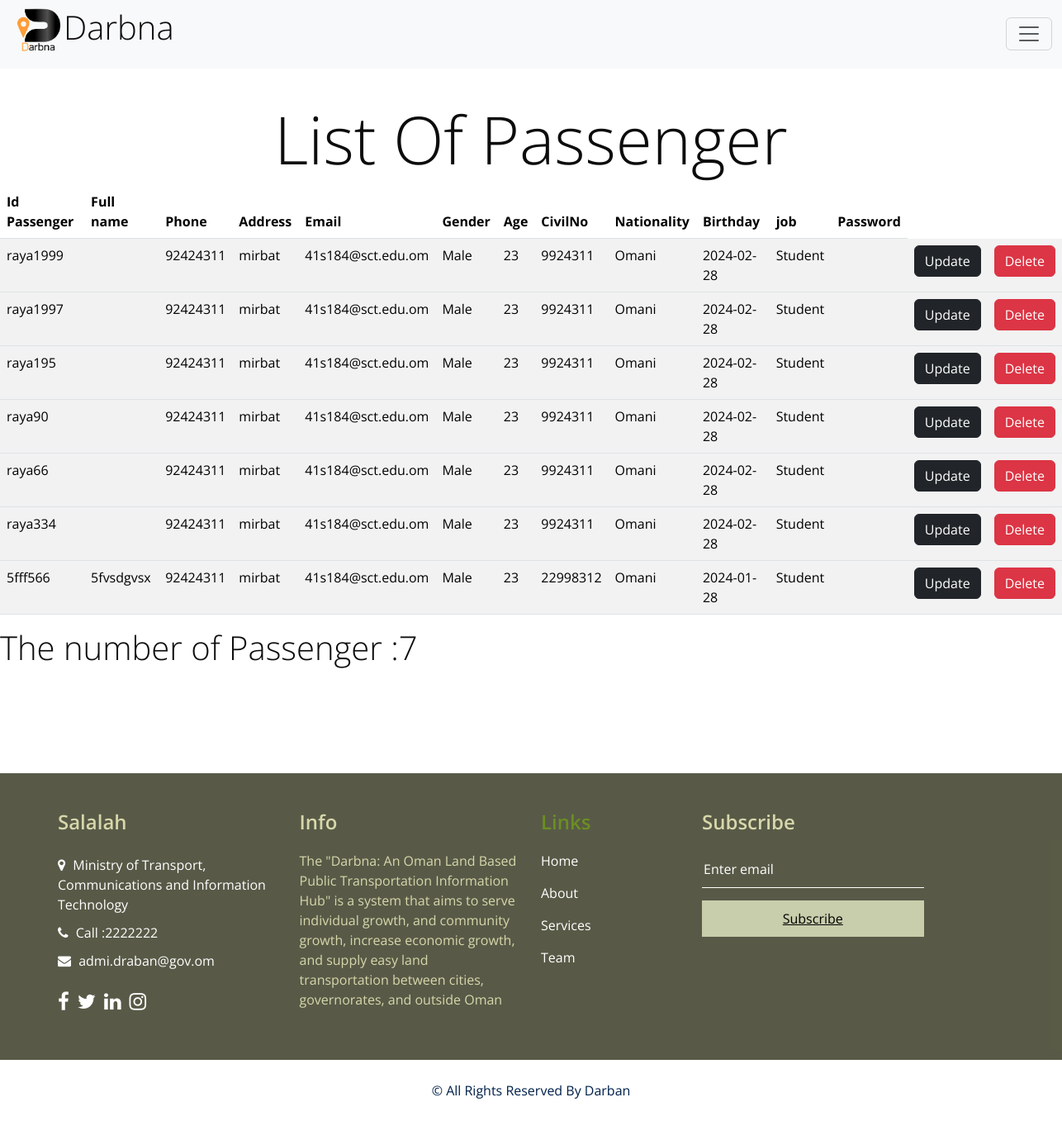
The app's page /adminPassenger.php, older data.
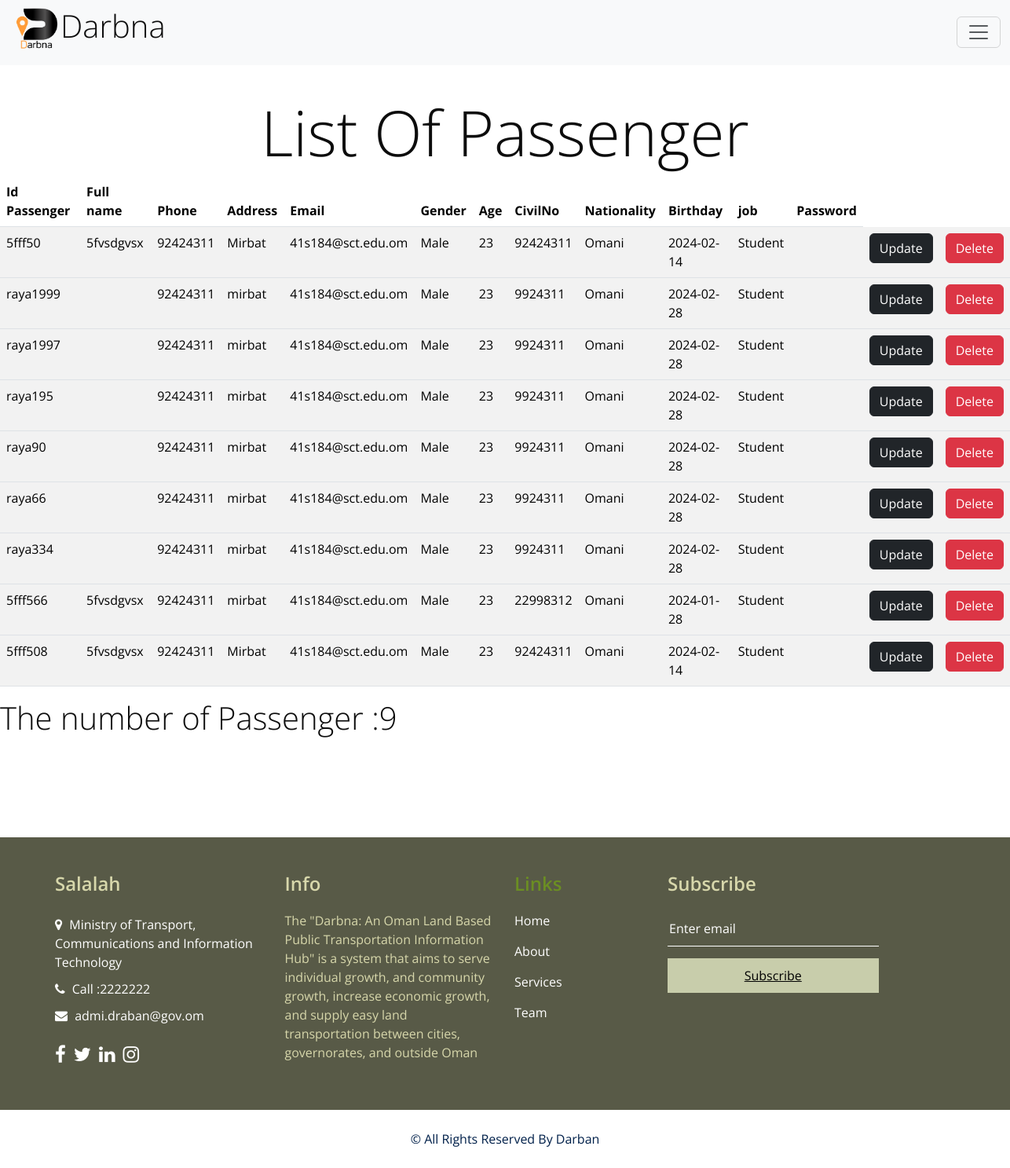
The same page, newer data.
### tables this page shows
CREATE TABLE IF NOT EXISTS `passenger_info` (
  `PassengerID` varchar(8) NOT NULL,
  `PName` varchar(20) NOT NULL,
  `Phone` int(8) NOT NULL,
  `address` varchar(15) NOT NULL,
  `Email` varchar(30) NOT NULL,
  `Gender` varchar(9) NOT NULL,
  `Age` int(3) NOT NULL,
  `CivilNo` int(12) NOT NULL,
  `Nationality` varchar(25) NOT NULL,
  `Birthday` date NOT NULL,
  `job` varchar(20) NOT NULL,
  `Password` varchar(8) NOT NULL,
  `RePassword` varchar(8) NOT NULL,
  PRIMARY KEY (`PassengerID`)
);

### adminPassenger.php (the view, shortened to what the changed rows need)
<?php session_start(); ?><!DOCTYPE html>
<html>
<head>
  <link href="https://cdn.jsdelivr.net/npm/bootstrap@5.3.2/dist/css/bootstrap.min.css" rel="stylesheet">
<link rel="stylesheet" href="style.css">
      <link href="https://cdn.jsdelivr.net/npm/bootstrap@5.3.2/dist/css/bootstrap.min.css" rel="stylesheet">
    </head>
    <body>
    </body>
  </html>
  <link rel="stylesheet" type="text/css" href="https://cdnjs.cloudflare.com/ajax/libs/OwlCarousel2/2.3.4/assets/owl.carousel.min.css" />
  <link href="css/font-awesome.min.css" rel="stylesheet" />
  <link href="css/style.css" rel="stylesheet" />
  <link href="css/responsive.css" rel="stylesheet" />
</head>
<body>
    <header>
     <nav class="navbar bg-body-tertiary fixed-top">
      </nav></header>
    <br><br><br><br><br>
    <h1 class="display-1" style="text-align: center;">List Of Passenger</h1>
            <?php
            include 'dbconnect.php';
            $sql="SELECT * FROM passenger_info ";
            if(!$result=$conn->query($sql)){
                die("There was an error running the query".$conn->error);
             }
             echo "<table class='table table-striped'>";
             echo "<thead><tr>";
             echo "<th> Id Passenger</th>";
             echo "<th>Full name</th>";
             echo "<th>Phone</th>";
             echo "<th>Address</th>";
             echo "<th>Email</th>";
             echo "<th>Gender</th>";
             echo "<th>Age</th>";
             echo " <th>CivilNo</th>";
             echo " <th>Nationality</th>";
             echo "<th>Birthday</th>";
             echo "  <th>job</th>";
             echo "  <th>Password</th>";
             echo " </tr></thead>";
            $i=0;
             while ($row = mysqli_fetch_array($result, MYSQLI_ASSOC)){
                echo "  <tbody>";
                echo "<tr>";
                echo "<td>{$row ['PassengerID']}</td>";
            echo "<td>{$row ['PName']}</td>";
            echo "<td>{$row ['Phone']}</td>";
            echo "<td>{$row ['address']}</td>";
            echo "<td>{$row ['Email']}</td>";
            echo "<td>{$row ['Gender']}</td>";
            echo "<td>{$row ['Age']}</td>";
            echo "<td>{$row ['CivilNo']}</td>";
            echo "<td>{$row ['Nationality']}</td>";
            echo "<td>{$row ['Birthday']}</td>";
            echo "<td>{$row ['job']}</td>";
            echo "<td>{$row ['password_hash']}</td>";$i=$i+1;
            echo "<td><a class='btn btn-dark' href='adminUpdatePassenger.php?PassengerID={$row['PassengerID']}&Email={$row ['Email']}&password_hash={$row ['password_hash']}'>Update</a></td>";
echo '<form action="adminDeletePassenger.php" method="POST">';
            echo "<th><input type='submit' value='Delete' name='delete' class='btn btn-danger'></th>";
          echo "</form>";}
              echo "</tr>";
            echo "</tbody>";
             echo "</tbody>";
             echo "</table> ";
             echo "<h6 class='display-6' > The number of Passenger :$i</h6>"; ?>
<br><br><br><br><br>
<section class="info_section layout_padding2" style="background-color: rgba(58, 60, 37, 0.845);color: rgb(215, 215, 171);">
  <div class="container">
  </div>
</section>
  <section class="footer_section">
      <div class="container">
      </div>
    </section>
</body>

Row changes from the older to the newer data that the page shows:
added passenger_info: PassengerID "5fff50", PName "5fvsdgvsx", Phone "92424311", address "Mirbat", Email "41s184@sct.edu.om", Gender "Male", Age "23", CivilNo "92424311", Nationality "Omani", Birthday "2024-02-14", job "Student"
added passenger_info: PassengerID "5fff508", PName "5fvsdgvsx", Phone "92424311", address "Mirbat", Email "41s184@sct.edu.om", Gender "Male", Age "23", CivilNo "92424311", Nationality "Omani", Birthday "2024-02-14", job "Student"
Text that changed along with them:
$i: "7" → "9"
